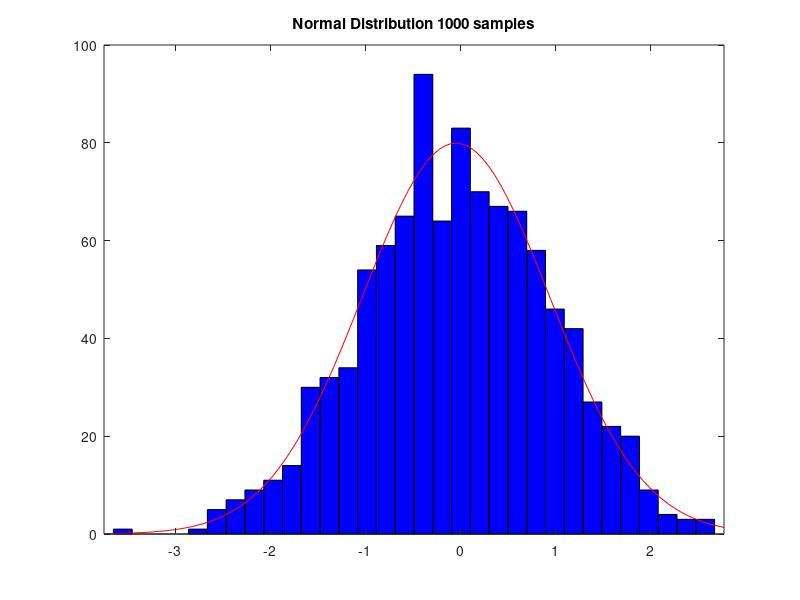
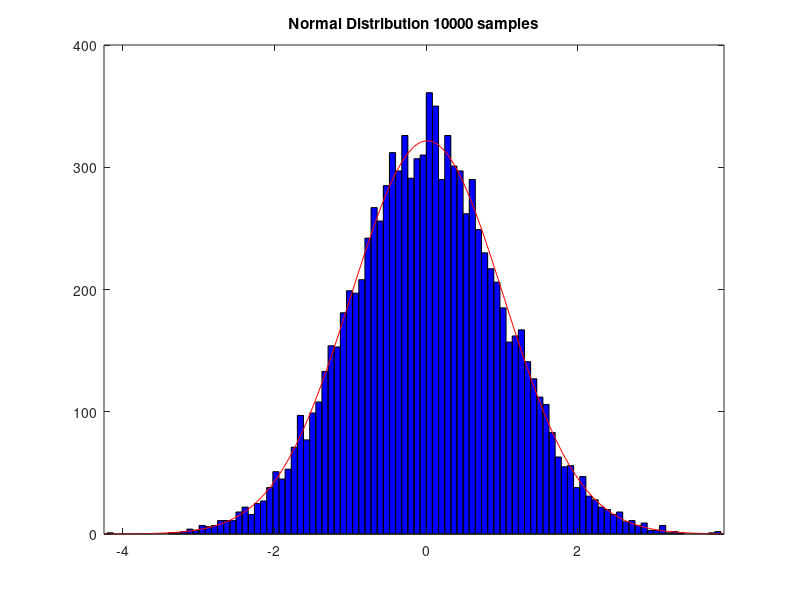
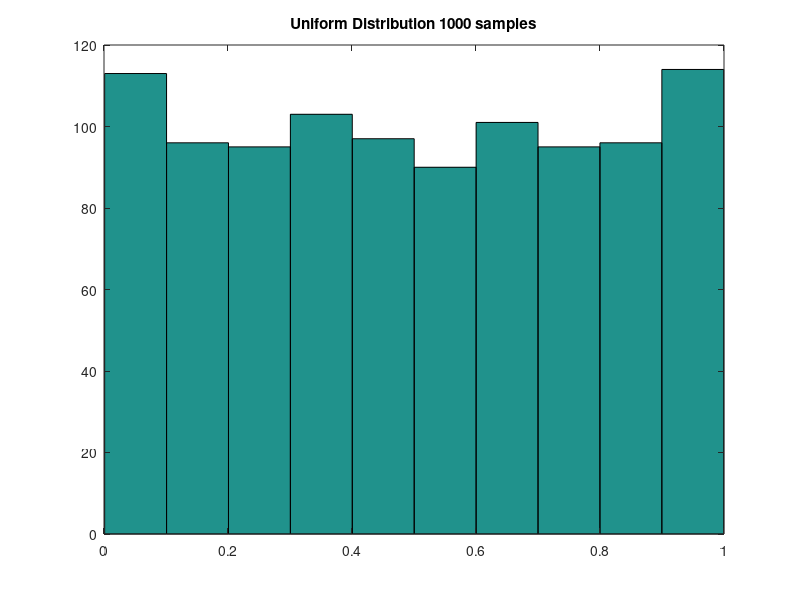
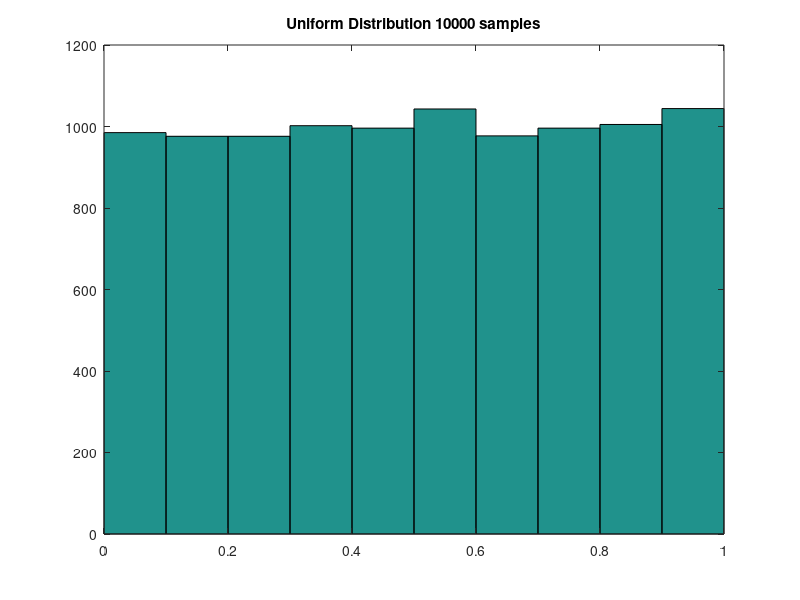

MATLAB code for these plots, in order:
%QUESTION 2

close all;
clear all;
clc;

% Subdivision 2.1
N1000 = randn(1000,1);
figure
% 'histfit' function fits a theoritical Gaussian curve to the histogram.
% It is similar to calculating Gaussian using the formula
histfit(N1000);
title('Normal Distribution 1000 samples')

N10000 = randn(10000,1);
figure
histfit(N10000);
title('Normal Distribution 10000 samples')

% When the number of samples are increased the experimental results gets closer to theoritical curve.
disp('2.1 When the number of samples are increased the experimental results gets closer to theoritical curve.')

% ~~~~~~~~~~~~~~~~~~~~~~~~~~~~~~~~~~~~~~~~~~~~~~~~~~~~~~~~~~~~~~~~~~~~~~~~~~~~~~~~~~~~~~~~~~~~~~~~~~~~~~~~~~~~~~

%Subdivision 2.2
U1000 = rand(1000,1);
figure
hist(U1000);
title('Uniform Distribution 1000 samples')

U10000 = rand(10000,1);
figure
hist(U10000);
title('Uniform Distribution 10000 samples')

% ~~~~~~~~~~~~~~~~~~~~~~~~~~~~~~~~~~~~~~~~~~~~~~~~~~~~~~~~~~~~~~~~~~~~~~~~~~~~~~~~~~~~~~~~~~~~~~~~~~~~~~~~~~~~~~

% Subdivision 2.3
figure
autocorrN1000 = xcorr(N1000);
plot(autocorrN1000)
title('Autocorrelation of normal distribution 1000 samples')

figure
autocorrN10000 = xcorr(N10000);
plot(autocorrN10000)
title('Autocorrelation of normal distribution 10000 samples')

figure
autocorrU1000 = xcorr(U1000);
plot(autocorrU1000)
title('Autocorrelation of uniform distribution 1000 samples')

figure
autocorrU10000 = xcorr(U10000);
plot(autocorrU10000)
title('Autocorrelation of uniform distribution 10000 samples')

% White noise tend to have equal intensity at different frequencies.
% From the autocorrelation graphs plotted it is evident that Gaussian 
% distribution have same intensity and so considered as white noise.
disp('2.3 White noise tend to have equal intensity at different frequencies. From the autocorrelation graphs plotted it is evident that Gaussian distribution have same intensity and so considered as white noise.')

% ~~~~~~~~~~~~~~~~~~~~~~~~~~~~~~~~~~~~~~~~~~~~~~~~~~~~~~~~~~~~~~~~~~~~~~~~~~~~~~~~~~~~~~~~~~~~~~~~~~~~~~~~~~~~~~~

% Subdivision 2.4
s1 = round(rand(1, 50));
figure
stem(s1);
title('s1 signal');
s2 = round(rand(1, 50));
figure
stem(s2);
title('s2 signal');
s3 = round(rand(1, 50));
figure
stem(s3);
title('s3 signal');

s = zeros(1, 250);
% Values of s1 are copied to 1 to 50 elements of s
s(1:50) = s1(:);
% Values of s1 are copied to 101 to 150 elements of s
s(101:150) = s2(:);
% Values of s1 are copied to 201 to 250 elements of s
s(201:250) = s3(:);
figure
stem(s);
title('s signal');
figure
plot(xcorr(s, s1));
title('Cross-correlation of signals s and s1')
figure
plot(xcorr(s, s2));
title('Cross-correlation of signals s and s2')
figure
plot(xcorr(s, s3));
title('Cross-correlation of signals s and s3')
% The peaks of the cross-correlation for the signals are observed at 250, 350 and
% 450 for signals s1, s2 and s3 respectively when the signals completely
% overlap each other.
disp('2.4 The highest peak of the cross-correlation for the signals are observed at 250, 350 and 450 for signals s1, s2 and s3 respectively when the signals completely overlap with s.')

